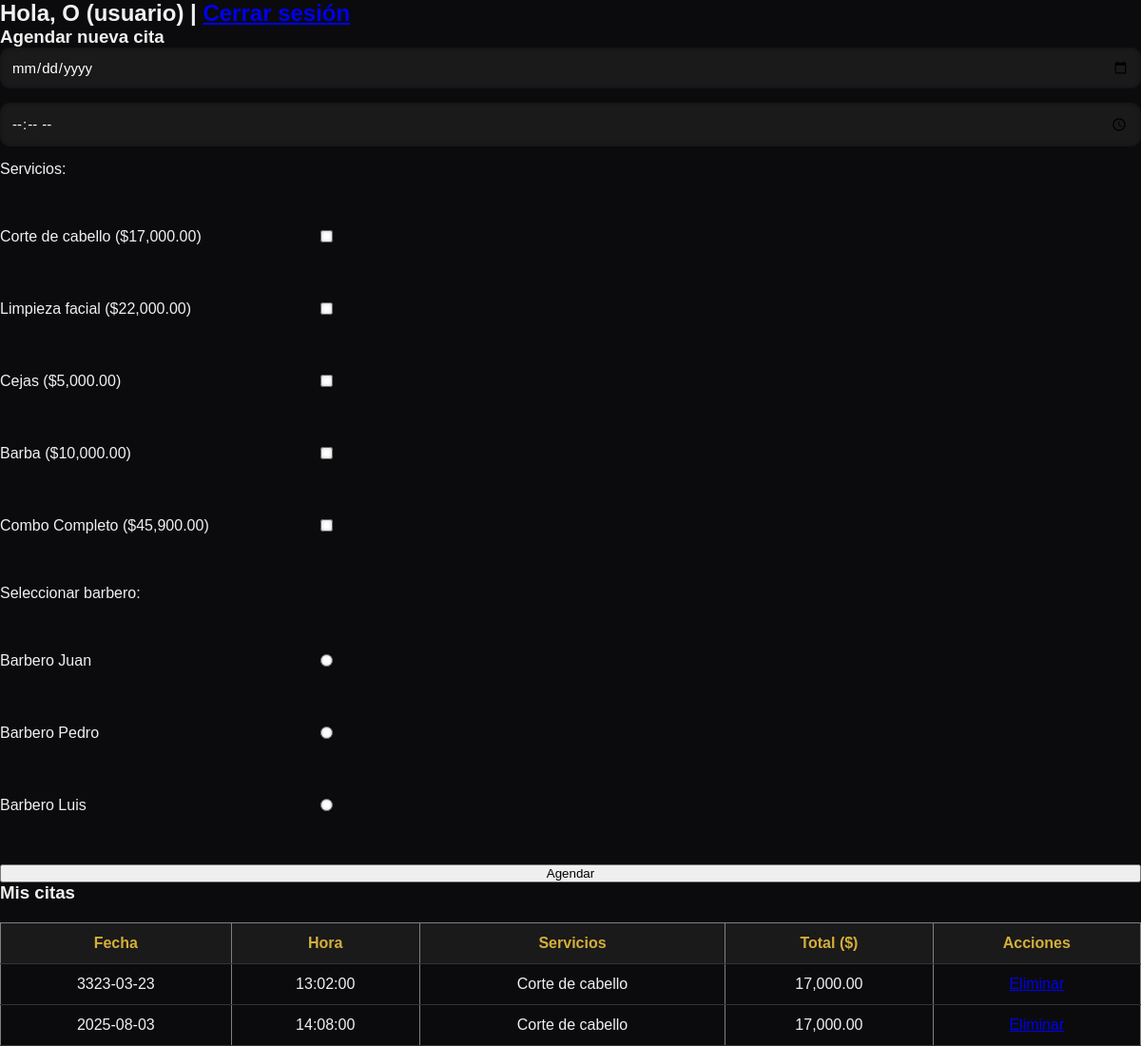
The page /dashboard.php (signed in) on the database its author committed.
### tables this page shows
CREATE TABLE `usuario` (
  `user_id` int NOT NULL,
  `nombre` varchar(100) NOT NULL,
  `email` varchar(150) NOT NULL,
  `password` varchar(255) NOT NULL,
  `rol` enum('usuario','admin','barbero') DEFAULT 'usuario'
);

CREATE TABLE `servicios` (
  `id` int NOT NULL,
  `nombre` varchar(100) NOT NULL,
  `precio` decimal(10,2) NOT NULL
);

CREATE TABLE `citas` (
  `id` int NOT NULL,
  `user_citas` int NOT NULL,
  `barbero_id` int DEFAULT NULL,
  `fecha` date NOT NULL,
  `hora` time NOT NULL
);

### dashboard.php (the view, shortened to what this page needs)
<?php
include "db.php";
$stmt = $conn->prepare("SELECT rol FROM usuario WHERE user_id = ?");
$stmt->bind_param("i", $_SESSION["user_id"]);
$stmt->execute();
$result = $stmt->get_result();
$rol = $result->fetch_assoc()["rol"] ?? "usuario";
$es_admin = ($rol === "admin");
$es_barbero = ($rol === "barbero");
$servicios_result = $conn->query("SELECT * FROM servicios");
if ($es_admin) {
    $stmt = $conn->prepare("
        SELECT c.id AS cita_id, c.fecha, c.hora, u.nombre AS usuario, b.nombre AS barbero,
        GROUP_CONCAT(s.nombre SEPARATOR ', ') AS servicios,
        SUM(s.precio) AS total
        FROM citas c
        JOIN cita_servicio cs ON c.id = cs.cita_id
        JOIN servicios s ON cs.servicio_id = s.id
        JOIN usuario u ON c.user_citas = u.user_id
        JOIN usuario b ON c.barbero_id = b.user_id
        GROUP BY c.id
        ORDER BY c.fecha DESC
    ");
} else {
    $stmt = $conn->prepare("
        SELECT c.id AS cita_id, c.fecha, c.hora, b.nombre AS barbero,
        GROUP_CONCAT(s.nombre SEPARATOR ', ') AS servicios,
        SUM(s.precio) AS total
        FROM citas c
        JOIN cita_servicio cs ON c.id = cs.cita_id
        JOIN servicios s ON cs.servicio_id = s.id
        JOIN usuario b ON c.barbero_id = b.user_id
        WHERE c.user_citas = ?
        GROUP BY c.id
        ORDER BY c.fecha DESC
    ");
    $stmt->bind_param("i", $_SESSION["user_id"]);
}
$stmt->execute();
$result = $stmt->get_result();
?>
<h2>Hola, <?php echo htmlspecialchars($_SESSION["nombre"]); ?> (<?php echo $rol; ?>) | <a href="logout.php">Cerrar sesión</a></h2>
<link rel="stylesheet" href="style.css">
<?php if ($rol === "usuario"): ?>
    <h3>Agendar nueva cita</h3>
    <form method="POST">
        <input type="date" name="fecha" required>
        <input type="time" name="hora" required>
        <label>Servicios:</label><br>
        <?php while ($servicio = $servicios_result->fetch_assoc()) { ?>
            <label class="opcion">
                <?php echo htmlspecialchars($servicio['nombre']); ?> ($<?php echo number_format($servicio['precio'], 2); ?>)
                <input type="checkbox" name="servicios[]" value="<?php echo $servicio['id']; ?>">
            </label><br>
        <?php } ?>
        <label>Seleccionar barbero:</label><br>
        <?php
        $barberos = $conn->query("SELECT user_id, nombre FROM usuario WHERE rol = 'barbero'");
        while ($barbero = $barberos->fetch_assoc()) {
            echo "<label class='opcion'>" . htmlspecialchars($barbero['nombre']) . "
                  <input type='radio' name='barbero_id' value='" . $barbero['user_id'] . "' required></label><br>";
        }
        ?>
        <button type="submit">Agendar</button>
    </form>
<?php endif; ?>
<h3>
    <?php
    if ($es_admin) echo "Todas las citas";
    elseif ($es_barbero) echo "Mis citas (como barbero)";
    else echo "Mis citas";
    ?>
</h3>
<table border="1" cellpadding="5">
    <tr>
        <th>Fecha</th>
        <th>Hora</th>
        <th>Servicios</th>
        <th>Total ($)</th>
        <th>Acciones</th>
    </tr>
    <?php while ($row = $result->fetch_assoc()) { ?>
        <tr>
            <td><?php echo htmlspecialchars($row["fecha"]); ?></td>
            <td><?php echo htmlspecialchars($row["hora"]); ?></td>
            <td><?php echo htmlspecialchars($row["servicios"]); ?></td>
            <td><?php echo number_format($row["total"], 2); ?></td>
            <td>
                <a href="dashboard.php?delete_id=<?php echo $row["cita_id"]; ?>" onclick="return confirm('¿Seguro que quieres eliminar esta cita?');">Eliminar</a>
            </td>
        </tr>
    <?php } ?>
</table>

### style.css (style rules this page uses)
* { margin: 0; padding: 0; box-sizing: border-box; font-family: "Poppins", Arial, sans-serif; }
form { display: flex; flex-direction: column; gap: 15px; }
input, select, textarea { padding: 12px; border-radius: 10px; border: none; outline: none; background: #1a1a1a; color: #fff; font-size: 15px; box-shadow: inset 0 0 4px rgba(0,0,0,.4); transition: 0.3s; }
table { width: 100%; border-collapse: collapse; margin-top: 20px; }
table th, table td { padding: 12px; border-bottom: 1px solid #333; text-align: center; }
table th { background: #1a1a1a; color: #d4af37; }

### dashboard.php (style rules this page uses)
.opcion { display: flex; justify-content: space-between; align-items: center; width: 350px; margin: 5px 0; }

### rows shown on the page
usuario: rol "usuario"
servicios: nombre "Corte de cabello", precio "17,000.00"
servicios: nombre "Limpieza facial", precio "22,000.00"
servicios: nombre "Cejas", precio "5,000.00"
servicios: nombre "Barba", precio "10,000.00"
servicios: nombre "Combo Completo", precio "45,900.00"
usuario: nombre "Barbero Juan"
usuario: nombre "Barbero Pedro"
usuario: nombre "Barbero Luis"
citas: fecha "3323-03-23", hora "13:02:00", servicios "Corte de cabello", total "17,000.00"
citas: fecha "2025-08-03", hora "14:08:00", servicios "Corte de cabello", total "17,000.00"

### other values the page prints
$_SESSION["nombre"] "O"
